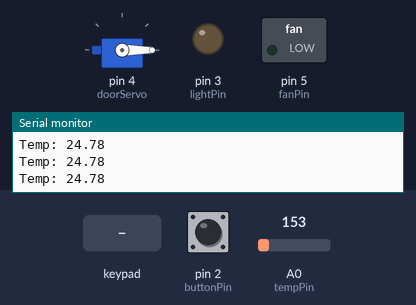
The sketch below on a simulated Arduino Uno, built with avr-gcc and run on an emulated ATmega328P. Shown: servo, switched loads named in the sketch (green lamp = pin HIGH), output pins drawn as LEDs (lit = HIGH), the last lines printed to the serial monitor. The test bench sets the inputs (shaded band); at power-on: A0 (tempPin) = 153, pin 2 (buttonPin) HIGH.

Above: at 1.2 s.
1.3 s: keypad keys 1 2 3 4 # pressed 0.4 s apart
At 3.8 s:
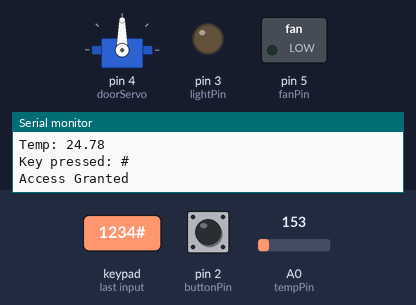
6.3 s: A0 (tempPin) set to 171
At 7.5 s:
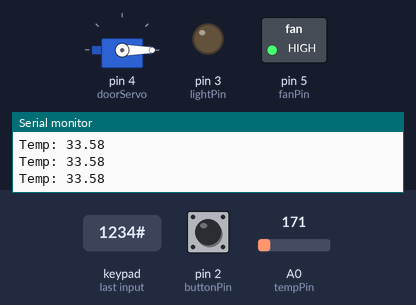
7.8 s: pin 2 (buttonPin) pulled LOW for 0.15 s
At 8.3 s:
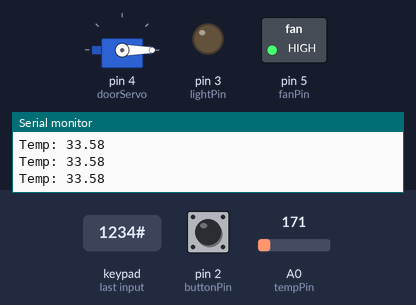
9.4 s: keypad keys 1 2 3 4 # pressed 0.4 s apart
At 11.9 s:
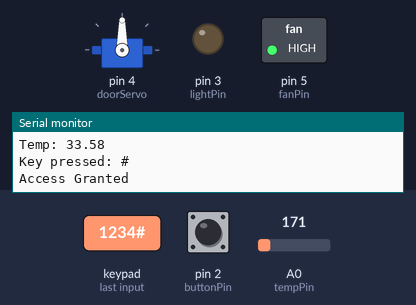
Timing chart, 0 to 15.6 s (numbered marks = the images above; inputs shaded):
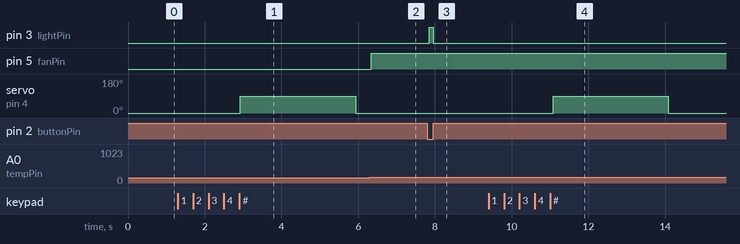

The sketch:

SmartHome.ino
```cpp
#include <Servo.h>
#include <Keypad.h>

Servo doorServo;

const int lightPin = 3;
const int fanPin = 5;
const int tempPin = A0;
const int buttonPin = 2;
int buttonState = 0;

const String password = "1234";
String input = "";

const byte ROWS = 4;
const byte COLS = 4;
char keys[ROWS][COLS] = {
  {'1','2','3','A'},
  {'4','5','6','B'},
  {'7','8','9','C'},
  {'*','0','#','D'}
};
byte rowPins[ROWS] = {13, 12, 11, 10};
byte colPins[COLS] = {9, 8, 7, 6};

Keypad keypad = Keypad(makeKeymap(keys), rowPins, colPins, ROWS, COLS);

void setup() {
  pinMode(lightPin, OUTPUT);
  pinMode(fanPin, OUTPUT);
  pinMode(buttonPin, INPUT_PULLUP);
  doorServo.attach(4);
  doorServo.write(0);  // door locked
  Serial.begin(9600);
}

void loop() {
  // Light Control
  int buttonState = digitalRead(buttonPin); // HIGH = not pressed, LOW = pressed

  if (buttonState == LOW) {
    digitalWrite(lightPin, HIGH); // LED ON
  } else {
    digitalWrite(lightPin, LOW);  // LED OFF
  }

  // Fan Control
  int tempValue = analogRead(tempPin);
  float voltage = tempValue * (5.0 / 1023.0);
  float temperature = (voltage - 0.5) * 100;  // For TMP36
  Serial.print("Temp: ");
  Serial.println(temperature);
  if (temperature > 30) {
    digitalWrite(fanPin, HIGH);
  } else {
    digitalWrite(fanPin, LOW);
  }

  // Door Lock
  char key = keypad.getKey();
  if (key) {
    Serial.print("Key pressed: ");
    Serial.println(key);
    if (key == '#') {
      if (input == password) {
        Serial.println("Access Granted");
        doorServo.write(90); // unlock
        delay(3000);
        doorServo.write(0);  // lock again
      } else {
        Serial.println("Wrong Password");
      }
      input = "";  // reset
    } else if (key == '*') {
      input = "";  // clear
    } else {
      input += key;
    }
  }

  delay(100);
}
```

Measured:
- the behaviour switches between 163 and 164 on A0 (tempPin) (found by bisection; images 1 and 2)
- after the input at 1.3 s, servo on pin 4 (doorServo): 0° → 90° after 1.6 s, → 0° 3.0 s later
- after the input at 6.3 s, pin 5 (fanPin): LOW → HIGH at once
- after the input at 7.8 s, pin 3 (lightPin): LOW → HIGH after 0.05 s, → LOW 0.10 s later
- after the input at 9.4 s, servo on pin 4 (doorServo): 0° → 90° after 1.7 s, → 0° 3.0 s later
